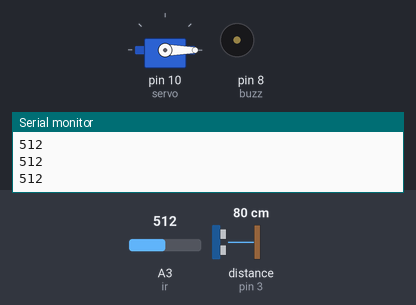
This sketch was run on a simulated Arduino Uno, built with avr-gcc and run on an emulated ATmega328P. Shown: servo, buzzer (waves = sounding, pin HIGH), the last lines printed to the serial monitor. Wiring (inferred from the names in the program): ultrasonic range finder: trigger pin 5; echo pin 3. Inputs (shaded band) come from the test bench; at power-on: A3 (ir) = 512, distance to the obstacle (sensor on pin 3) 80 cm. The echo pulse lasts 58.3 µs per cm; pins used as bus, display or sensor lines are not drawn.

Above: at 1.3 s.
1.4 s: A3 (ir) set to 215
3.4 s: A3 (ir) set to 186
At 5.6 s:
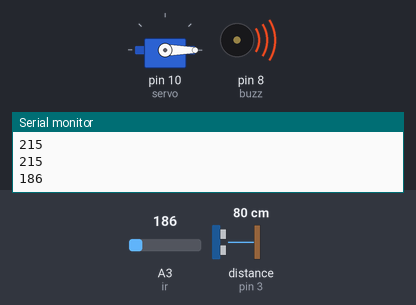
5.9 s: distance to the obstacle (sensor on pin 3) set to 10 cm
8.1 s: distance to the obstacle (sensor on pin 3) set to 7 cm
At 10.7 s:
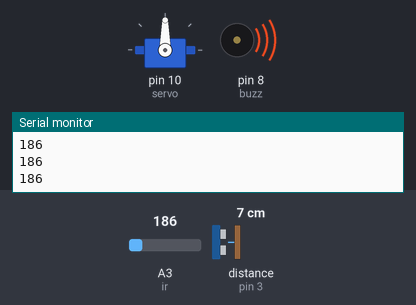
11.0 s: distance to the obstacle (sensor on pin 3) set to 9 cm
14.1 s: distance to the obstacle (sensor on pin 3) set to 12 cm
At 17.6 s:
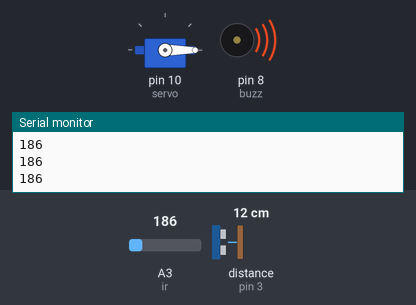
Timing chart, 0 to 18.2 s (numbered marks = the images above; inputs shaded):
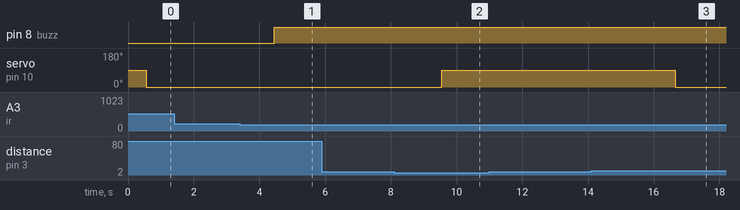

Measured:
- the behaviour switches between 201 and 200 on A3 (ir) (found by bisection; images 0 and 1)
- the behaviour switches between 9 and 8 cm on distance to the obstacle (sensor on pin 3) (found by bisection; images 1 and 2)
- the behaviour switches between 10 and 11 cm on distance to the obstacle (sensor on pin 3) (found by bisection; images 2 and 3)
- after the input at 3.4 s, pin 8 (buzz): LOW → HIGH after 1.0 s
- after the input at 8.1 s, servo on pin 10 (servo): 0° → 90° after 1.4 s
- after the input at 14.1 s, servo on pin 10 (servo): 90° → 0° after 2.5 s

The sketch:

aotomatic_bin___fire_alme.ino
```cpp
#include<Servo.h>
int epin = 3;
int tpin = 5;
int traveltime;
int distance;
int servo =10;
int servopos;
Servo myservo;
int buzz = 8;
int ir = A3;
int irval;

void setup() {
  // put your setup code here, to run once:
pinMode(tpin,OUTPUT);
pinMode(epin,INPUT);
myservo.attach(servo);
Serial.begin(9600);
pinMode(buzz,OUTPUT);
pinMode(ir,INPUT);
}

void loop() {
  // put your main code here, to run repeatedly:
digitalWrite(tpin,LOW);
delayMicroseconds(10);
digitalWrite(tpin,HIGH);
delayMicroseconds(10);
digitalWrite(tpin,LOW);
traveltime = pulseIn(epin,HIGH);
distance = ((traveltime/2)/29);
delay(50);

irval=analogRead(ir);
Serial.println(irval);
delay(500);

if (distance <= 7){
  servopos = 90;
  myservo.write(servopos);
  delay(2000);
}
if (distance >= 10){
  servopos = 0;
  myservo.write(servopos);
}

if(irval<=200){
  digitalWrite(buzz,HIGH);
delay(2000);
}
if(irval>200){
  digitalWrite(buzz,LOW);
}
}
```
